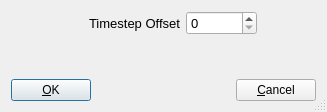
<?xml version="1.0" encoding="UTF-8"?>
<ui version="4.0" stdsetdef="1">
  <author></author>
  <comment></comment>
  <exportmacro></exportmacro>
  <class>SetOffsetDialog</class>
  <widget class="QDialog" name="SetOffsetDialog">
    <property name="geometry">
      <rect>
        <x>0</x>
        <y>0</y>
        <width>327</width>
        <height>112</height>
      </rect>
    </property>
    <property name="windowTitle">
      <string>SpecifyTimestep Offset for Merge</string>
    </property>
    <property name="sizeGripEnabled">
      <bool>true</bool>
    </property>
    <layout class="QHBoxLayout">
      <item>
        <layout class="QVBoxLayout">
          <item>
            <layout class="QHBoxLayout">
              <item>
                <spacer name="spacer19">
                  <property name="sizeHint">
                    <size>
                      <width>91</width>
                      <height>21</height>
                    </size>
                  </property>
                  <property name="sizeType">
                    <enum>QSizePolicy::Expanding</enum>
                  </property>
                  <property name="orientation">
                    <enum>Qt::Horizontal</enum>
                  </property>
                </spacer>
              </item>
              <item>
                <widget class="QLabel" name="textLabel1">
                  <property name="font">
                    <font>
                      <pointsize>10</pointsize>
                    </font>
                  </property>
                  <property name="text">
                    <string>Timestep Offset</string>
                  </property>
                  <property name="alignment">
                    <set>Qt::AlignCenter</set>
                  </property>
                  <property name="toolTip" stdset="0">
                    <string>Specify the timestep in this session  for the first timestep of the merged data</string>
                  </property>
                  <property name="wordWrap">
                    <bool>false</bool>
                  </property>
                </widget>
              </item>
              <item>
                <widget class="QSpinBox" name="timestepOffsetSpin">
                  <property name="font">
                    <font>
                      <pointsize>10</pointsize>
                    </font>
                  </property>
                  <property name="maximum">
                    <number>100000</number>
                  </property>
                  <property name="toolTip" stdset="0">
                    <string>Specify the timestep in this session  for the first timestep of the merged data</string>
                  </property>
                </widget>
              </item>
              <item>
                <spacer name="spacer20">
                  <property name="sizeHint">
                    <size>
                      <width>71</width>
                      <height>20</height>
                    </size>
                  </property>
                  <property name="sizeType">
                    <enum>QSizePolicy::Expanding</enum>
                  </property>
                  <property name="orientation">
                    <enum>Qt::Horizontal</enum>
                  </property>
                </spacer>
              </item>
            </layout>
          </item>
          <item>
            <spacer name="spacer21">
              <property name="sizeHint">
                <size>
                  <width>20</width>
                  <height>61</height>
                </size>
              </property>
              <property name="sizeType">
                <enum>QSizePolicy::Expanding</enum>
              </property>
              <property name="orientation">
                <enum>Qt::Vertical</enum>
              </property>
            </spacer>
          </item>
          <item>
            <layout class="QHBoxLayout">
              <item>
                <widget class="QPushButton" name="buttonOk">
                  <property name="text">
                    <string>&amp;OK</string>
                  </property>
                  <property name="shortcut">
                    <string/>
                  </property>
                  <property name="autoDefault">
                    <bool>true</bool>
                  </property>
                  <property name="default">
                    <bool>true</bool>
                  </property>
                </widget>
              </item>
              <item>
                <spacer name="spacer18">
                  <property name="sizeHint">
                    <size>
                      <width>141</width>
                      <height>20</height>
                    </size>
                  </property>
                  <property name="sizeType">
                    <enum>QSizePolicy::Expanding</enum>
                  </property>
                  <property name="orientation">
                    <enum>Qt::Horizontal</enum>
                  </property>
                </spacer>
              </item>
              <item>
                <widget class="QPushButton" name="buttonCancel">
                  <property name="text">
                    <string>&amp;Cancel</string>
                  </property>
                  <property name="shortcut">
                    <string/>
                  </property>
                  <property name="autoDefault">
                    <bool>true</bool>
                  </property>
                </widget>
              </item>
            </layout>
          </item>
        </layout>
      </item>
    </layout>
  </widget>
  <layoutdefault spacing="6" margin="11"/>
  <pixmapfunction>qPixmapFromMimeSource</pixmapfunction>
  <connections>
    <connection>
      <sender>buttonOk</sender>
      <signal>clicked()</signal>
      <receiver>SetOffsetDialog</receiver>
      <slot>accept()</slot>
    </connection>
    <connection>
      <sender>buttonCancel</sender>
      <signal>clicked()</signal>
      <receiver>SetOffsetDialog</receiver>
      <slot>reject()</slot>
    </connection>
  </connections>
</ui>
